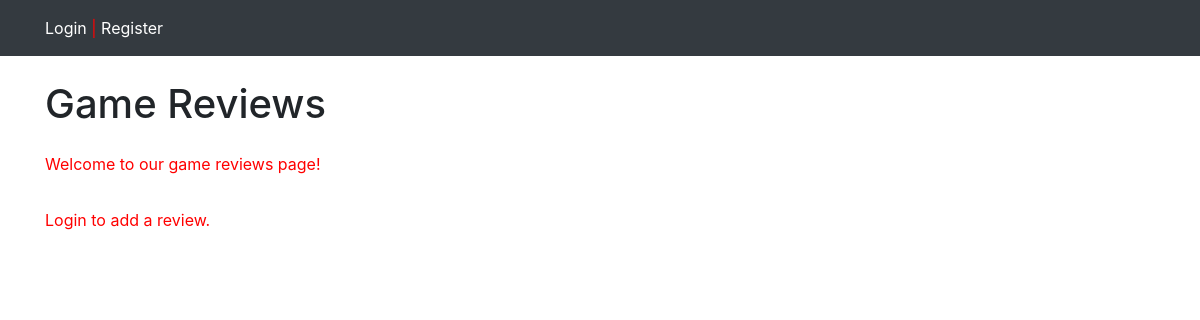
The app's page /, older data.
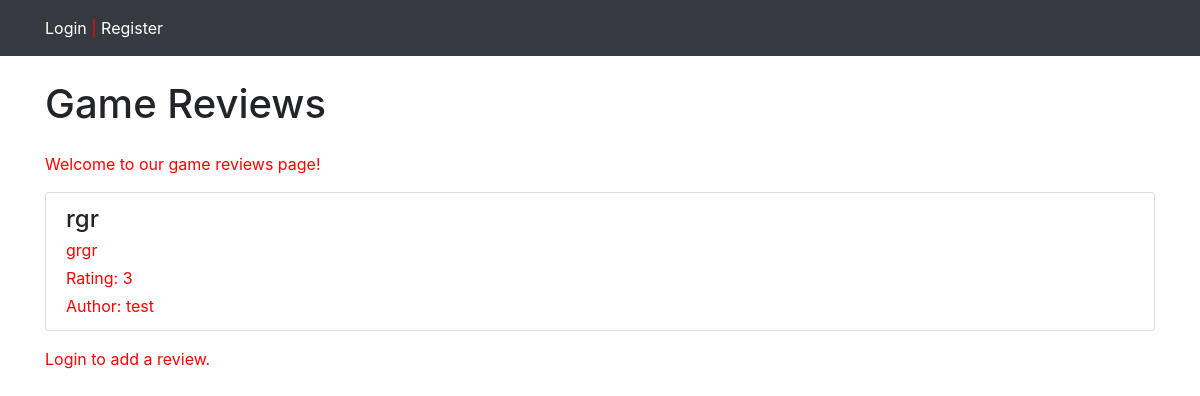
The same page, newer data.
### reviews/models.py (models this page shows, shortened)
class Post (models.Model):
    title = models.CharField(max_length=255)
    author = models.ForeignKey(User, on_delete=models.CASCADE)
    body = models.TextField(default="")
    rating = models.IntegerField(choices=[(i, i) for i in range(6)])

### reviews/views.py (the view)
# urls.py: path('', reviews, name='reviews'),
def reviews(request):
    posts = Post.objects.all()
    context = {'posts': posts}
    return render(request, 'reviews/reviews.html', context)

### reviews/templates/reviews/reviews.html (shortened to what this page needs)
{% load static %}
<!DOCTYPE html>
<html lang="en">
  <head>
    <link rel="stylesheet" type="text/css" href="{% static 'style.css' %}">
    <link rel="stylesheet" href="https://stackpath.bootstrapcdn.com/bootstrap/4.3.1/css/bootstrap.min.css">
  </head>
  <body>
    <header class="bg-dark text-white py-3">
      <div class="container">
        {% if user.is_authenticated %}
        <p class="mb-0">
          Welcome, {{ user.username }}!
          <form method="post" action="{% url 'logout' %}">
            {% csrf_token %}
            <button type="submit" class="btn btn-link text-white">Logout</button>
          </form>
        </p>
        {% else %}
        <p class="mb-0">
          <a href="{% url 'login' %}" class="text-white">Login</a> |
          <a href="{% url 'register' %}" class="text-white">Register</a>
        </p>
        {% endif %}
      </div>
    </header>
    <div class="container mt-4">
      <h1 class="mb-4">Game Reviews</h1>
      <p>Welcome to our game reviews page!</p>
      <ul class="list-group">
        {% for post in posts %}
        <li class="list-group-item">
          <h4 class="mb-1">{{ post.title }}</h4>
          <p class="mb-1">{{ post.body }}</p>
          <p class="mb-1">Rating: {{ post.rating }}</p>
          <p class="mb-0">Author: {{ post.author.username }}</p>
        </li>
        {% endfor %}
      </ul>
      {% if user.is_authenticated %}
      <a href="{% url 'add_post' %}" class="btn btn-primary mt-3">Add a Review</a>
      {% else %}
      <p class="mt-3">Login to add a review.</p>
      {% endif %}
    </div>
  </body>
</html>

Row changes from the older to the newer data that the page shows:
added Post: title "rgr", body "grgr", rating "3", author.username "test"
